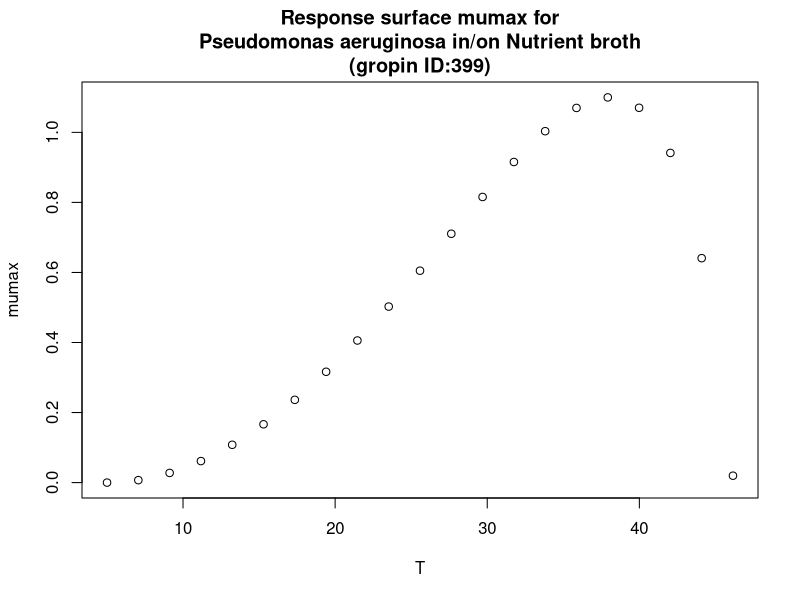

Source code (R):
#############################
# start of Parameter script
#############################
T <- seq(5.005,46.1538461538462,length.out=21)
#############################
# end of Parameter script
#############################
############################# 
# start of Model script Gropin ID 399 
#############################
 
# constant coefficients for this model
 
variables <- data.frame(T)
argumentsPar <- expand.grid(variables)
 
# heart of the model
response_surface <- function(T) {
   mumax <-(1.1*(T-46.2)*((T-5)^2))/((38.1-5)*((38.1-5)*(T-38.1)-(38.1-46.2)*(38.1+5-2*T)))

return(mumax=mumax)
} 

# output parameters
responseSurface <- cbind(argumentsPar,response_surface(argumentsPar['T']))
colnames(responseSurface) <- c(colnames(argumentsPar),'mumax')
#############################
# End of Model script
#############################
############################# 
# start of Visualisation script Gropin ID 399 
#############################
plot(T,responseSurface$'mumax',xlab='T',
                          ylab='mumax',main='Response surface mumax for
Pseudomonas aeruginosa in/on Nutrient broth
(gropin ID:399)')
#############################
# End of Visualisation script
#############################
